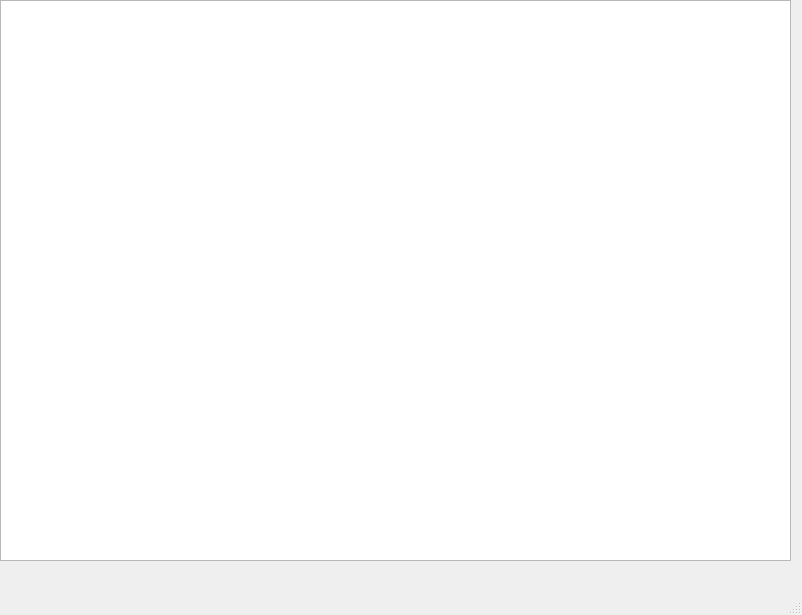
<?xml version="1.0" encoding="UTF-8"?>
<ui version="4.0">
 <class>MainWindow</class>
 <widget class="QMainWindow" name="MainWindow">
  <property name="geometry">
   <rect>
    <x>0</x>
    <y>0</y>
    <width>802</width>
    <height>615</height>
   </rect>
  </property>
  <property name="windowTitle">
   <string>MainWindow</string>
  </property>
  <widget class="QWidget" name="centralwidget">
   <widget class="QWidget" name="verticalLayoutWidget">
    <property name="geometry">
     <rect>
      <x>0</x>
      <y>0</y>
      <width>791</width>
      <height>561</height>
     </rect>
    </property>
    <layout class="QVBoxLayout" name="verticalLayout">
     <item>
      <widget class="QListView" name="listView"/>
     </item>
    </layout>
   </widget>
  </widget>
  <widget class="QMenuBar" name="menubar">
   <property name="geometry">
    <rect>
     <x>0</x>
     <y>0</y>
     <width>802</width>
     <height>25</height>
    </rect>
   </property>
  </widget>
  <widget class="QStatusBar" name="statusbar"/>
 </widget>
 <resources/>
 <connections/>
</ui>
